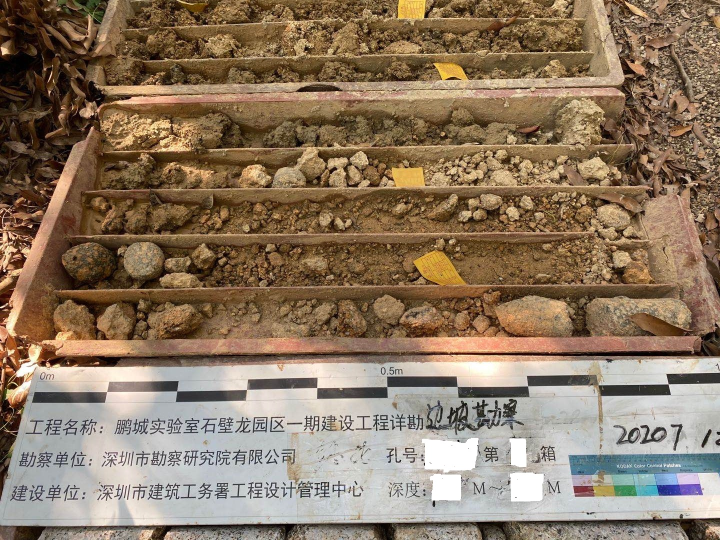
#> input picture rock_temp/1x.jpg, 1440 x 1080 px, found by its file name (shown at 1/2 size)
$ python correct.py   (older library calls are emulated)
#> lines starting #> are read from the running program, lines starting #| are printed output that depends on the picture
#!/usr/bin/env python
# coding=utf-8
import numpy as np
import cv2
import math
import random
from scipy import misc, ndimage
import matplotlib.pyplot as plt

img = cv2.imread('/media/jiangxin/data/theSurveyProject/theSurveyProject/rock_temp/1x.jpg')
#> img is the input picture: shape (1080, 1440, 3); mean B, G, R 98.5, 120.2, 140.7
img = cv2.GaussianBlur(img,(3,3),0)
gray = cv2.cvtColor(img,cv2.COLOR_BGR2GRAY)
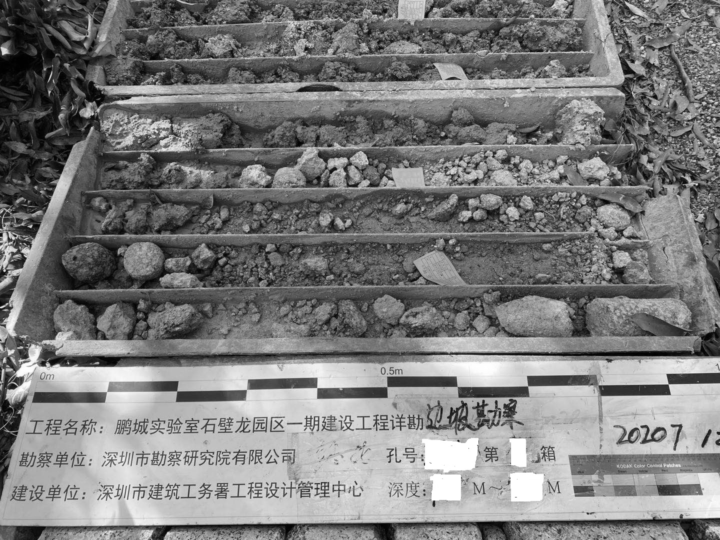
#> gray: shape (1080, 1440) (shown at 1/2 size); min 0, max 255, mean 123.9
edges = cv2.Canny(gray,50,250,apertureSize = 3)
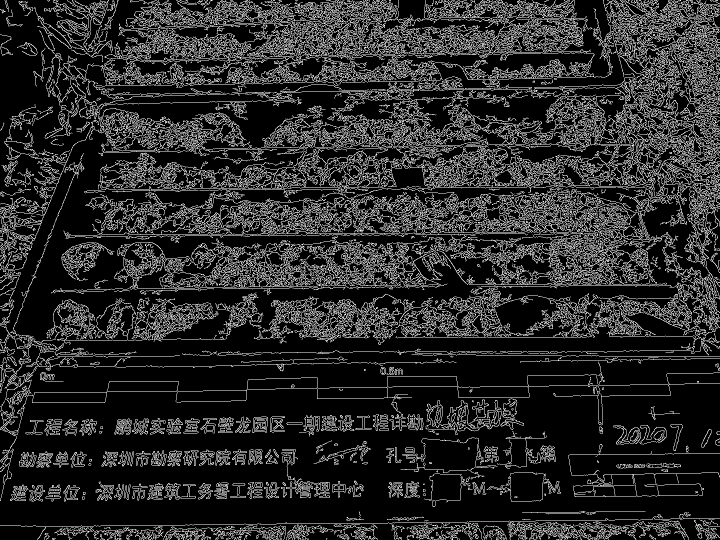
#> edges: shape (1080, 1440) (shown at 1/2 size); 16.4% white in thin lines or dots
cv2.imwrite("canny.jpg", edges)

# 进行霍夫直线运算
#lines = cv2.HoughLines(edges, 1, np.pi/180, 0)
lines = cv2.HoughLinesP(edges, 1, np.pi/180, 50, 100, minLineLength = 1437, maxLineGap = 2000)
#> lines = 23 rows, first 6: [1, 69, 1438, 119], [0, 763, 1439, 323], [1, 19, 1438, 95], [1, 785, 1438, 84], [0, 476, 1439, 350], [2, 417, 1439, 417]
print(len(lines))
#| 23
# 对检测到的每一条线段
for line in lines:
    x1, y1, x2, y2 = line[0]
    cv2.line(edges, (x1, y1), (x2, y2), (255, 0, 255), 2)
#> this loop made 23 passes
#> (x1, y1, x2, y2) on passes 1 to 12: (1, 69, 1438, 119), (0, 763, 1439, 323), (1, 19, 1438, 95), (1, 785, 1438, 84), (0, 476, 1439, 350), (2, 417, 1439, 417), (0, 260, 1438, 260), (2, 730, 1439, 371), (2, 517, 1439, 289), (0, 386, 1437, 361), (0, 771, 1437, 7), (0, 678, 1438, 450)
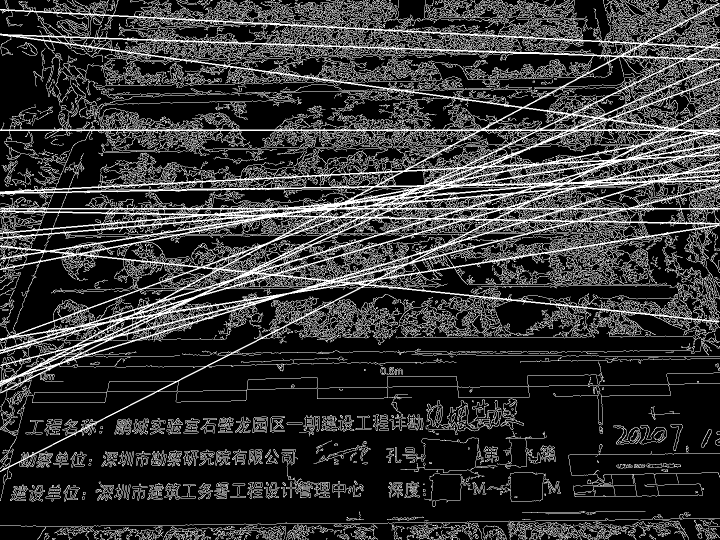
#> edges: shape (1080, 1440) (shown at 1/2 size); 21% white in thin lines or dots
cv2.imshow("line_detection", edges)
cv2.waitKey(0)
exit()
#> (the program exits here)

$ run again, with rock_temp/2x.jpg copied over rock_temp/1x.jpg
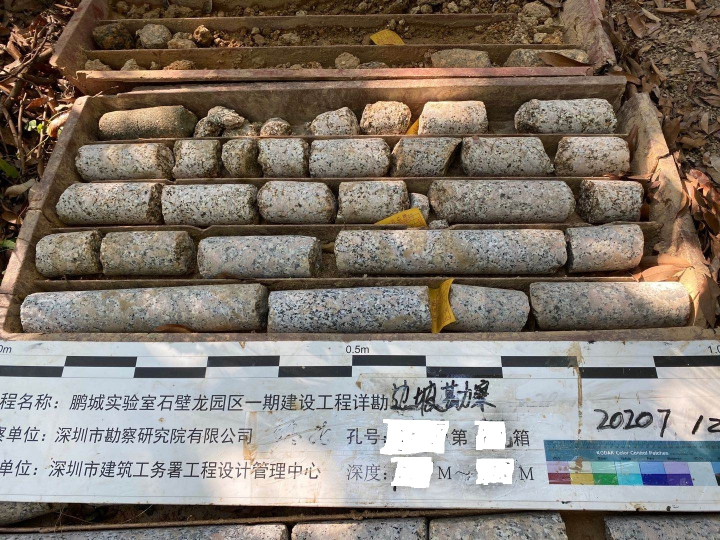
#> input picture rock_temp/2x.jpg, 1440 x 1080 px, found by its file name (shown at 1/2 size)
#> img is the input picture: shape (1080, 1440, 3); mean B, G, R 111.2, 120.8, 130.2
#> `edges = cv2.Canny(gray,50,250,apertureSize = 3)`:
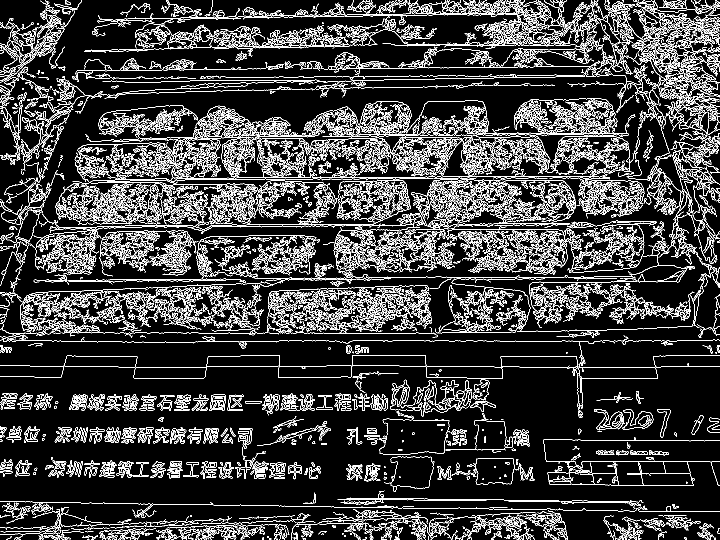
#> edges: shape (1080, 1440) (shown at 1/2 size); 14.9% white in thin lines or dots
#> lines = 14 rows, first 6: [1, 216, 1439, 392], [0, 1055, 1437, 86], [2, 730, 1439, 29], [0, 939, 1439, 40], [0, 181, 1439, 566], [0, 571, 1438, 76]
#| 14
#> the loop `for line in lines:` made 14 passes
#> after the loop `for line in lines:`:
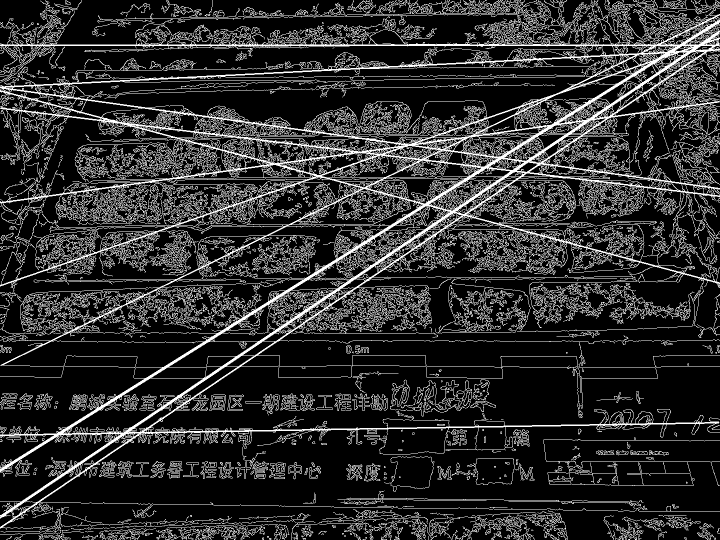
#> edges: shape (1080, 1440) (shown at 1/2 size); 18% white in thin lines or dots

$ run again, with rock_temp/3x.jpg copied over rock_temp/1x.jpg
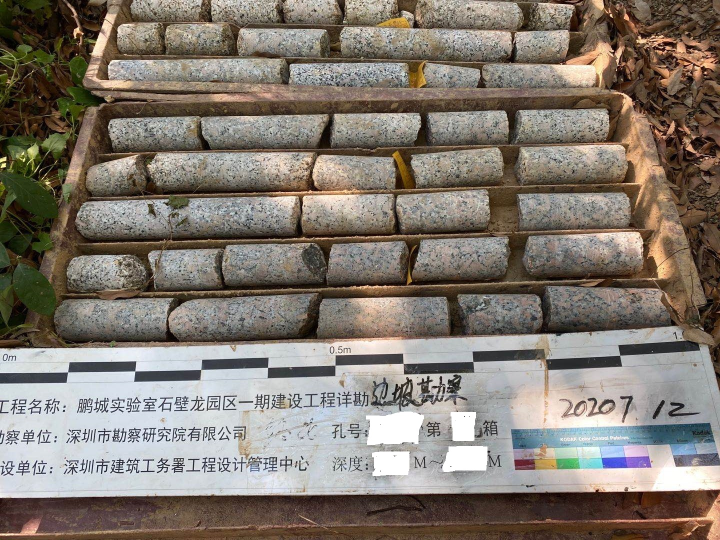
#> input picture rock_temp/3x.jpg, 1440 x 1080 px, found by its file name (shown at 1/2 size)
#> img is the input picture: shape (1080, 1440, 3); mean B, G, R 112.3, 121.7, 130.5
#> `edges = cv2.Canny(gray,50,250,apertureSize = 3)`:
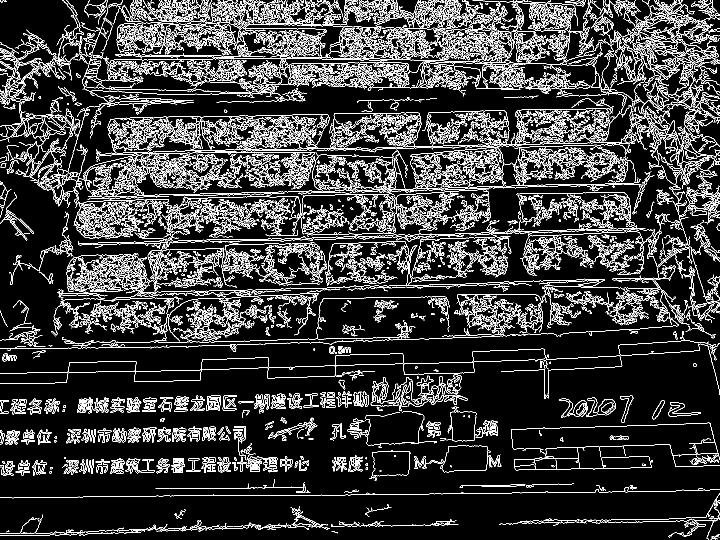
#> edges: shape (1080, 1440) (shown at 1/2 size); 14.2% white in thin lines or dots
#> lines = [[0, 187, 1438, 36], [0, 393, 1439, 393], [2, 415, 1439, 56], [1, 860, 1439, 127]]
#| 4
#> the loop `for line in lines:` made 4 passes
#> after the loop `for line in lines:`:
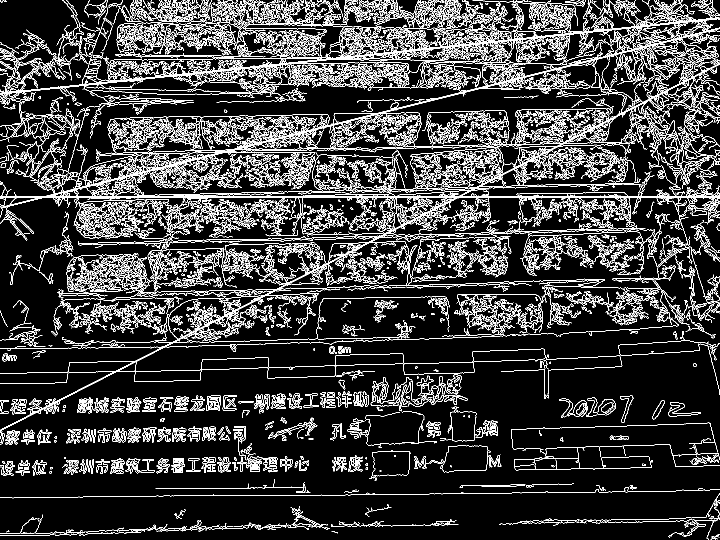
#> edges: shape (1080, 1440) (shown at 1/2 size); 15% white in thin lines or dots

$ run again, with rock_temp/1.jpg copied over rock_temp/1x.jpg
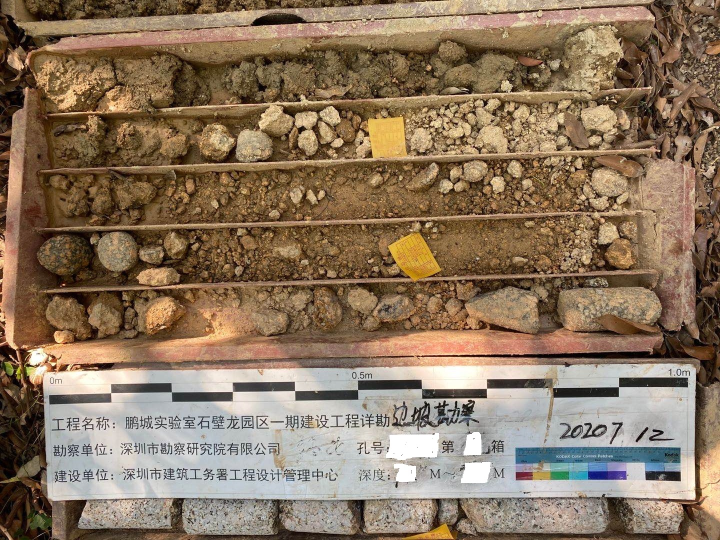
#> input picture rock_temp/1.jpg, 1440 x 1080 px, found by its file name (shown at 1/2 size)
#> img is the input picture: shape (1080, 1440, 3); mean B, G, R 95.6, 118.2, 139.6
#> `edges = cv2.Canny(gray,50,250,apertureSize = 3)`:
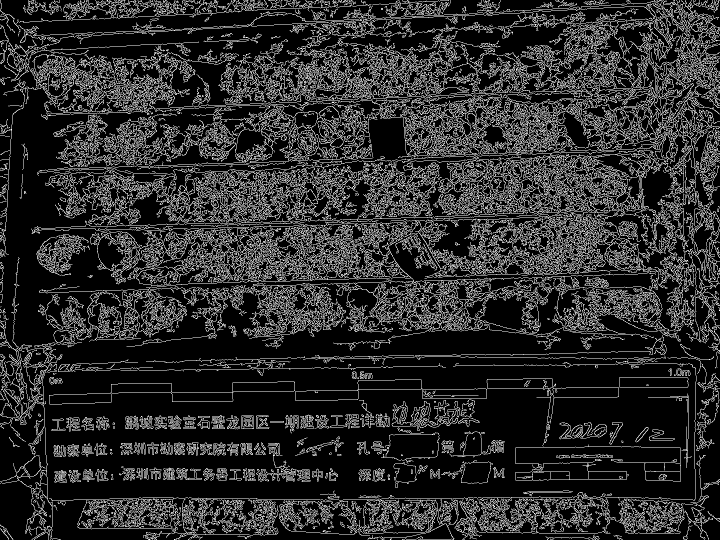
#> edges: shape (1080, 1440) (shown at 1/2 size); 17.3% white in thin lines or dots
#> lines = 31 rows, first 6: [2, 733, 1439, 1], [1, 788, 1438, 148], [0, 465, 1439, 541], [1, 479, 1439, 174], [1, 852, 1439, 242], [1, 726, 1438, 145]
#| 31
#> the loop `for line in lines:` made 31 passes
#> after the loop `for line in lines:`:
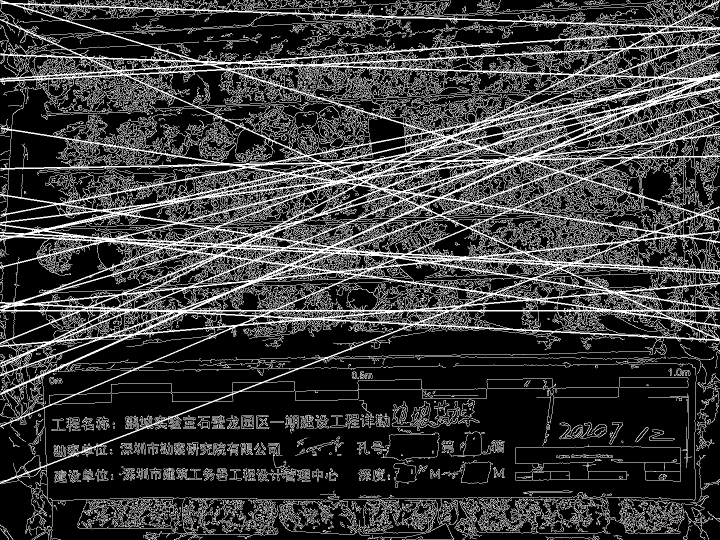
#> edges: shape (1080, 1440) (shown at 1/2 size); 23.4% white in thin lines or dots
